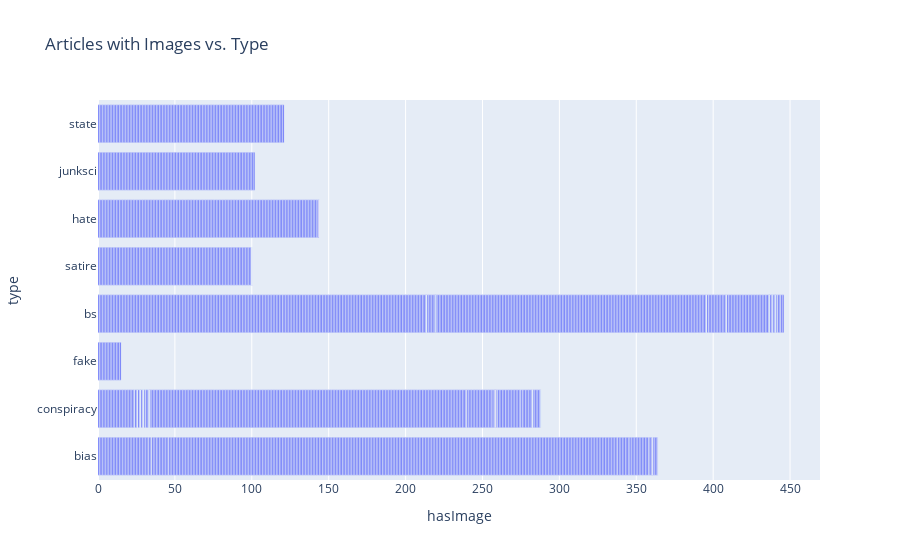

The notebook cell this image was saved under:
### Code cell
import pandas as pd
import matplotlib.pyplot as plt
import plotly.express as px
import seaborn as sns
from collections import Counter
from sklearn.feature_extraction.text import TfidfVectorizer, CountVectorizer
from sklearn.model_selection import train_test_split
from sklearn import metrics
from sklearn.ensemble import RandomForestClassifier, AdaBoostClassifier
from sklearn.tree import DecisionTreeClassifier
from IPython.core.display import HTML

# Load and clean data
df = pd.read_csv(r"E:\brain.project\Fake News Detection\news_articles.csv", encoding="latin", index_col=0)
df.dropna(inplace=True)

df['type'].replace({'Real': 0, 'Fake': 1}, inplace=True)
df['text_without_stopwords'].fillna('', inplace=True)

# Visualizing data distribution
df['type'].value_counts().plot.pie(figsize=(8, 8), autopct='%1.1f%%', startangle=75)
plt.title('Types of Articles')
plt.axis('off')
plt.show()

# WordCloud-like visualization using Counter and matplotlib
def generate_wordcloud(text):
    # Combine all text and split it into words
    all_text = ' '.join(text)
    words = all_text.split()

    # Count the frequency of each word
    word_counts = Counter(words)

    # Get the most common words (top 20 for readability)
    common_words = word_counts.most_common(20)

    # Plotting the word frequencies
    plt.figure(figsize=(10, 8))  # Adjusted figure size for better spacing
    plt.barh([item[0] for item in common_words], [item[1] for item in common_words])
    plt.title('Most Common Words')
    plt.xlabel('Frequency')
    plt.ylabel('Words')
    
    # Rotate y-axis labels for better readability
    plt.gca().invert_yaxis()
    plt.xticks(rotation=45)  # Rotate the x-axis labels if needed
    plt.tight_layout()  # Ensure the layout doesn't cut off any labels
    plt.show()

generate_wordcloud(df['text_without_stopwords'])

# Bar Plot Visualization
df['hasImage'].fillna('Unknown', inplace=True)
fig = px.bar(df, x='hasImage', y='type', title='Articles with Images vs. Type')
fig.show()

# Convert function for rendering images in HTML
def convert(path):
    return '<img src="'+ path + '" width="80">'

# Creating df_sources DataFrame with site_url, label, and main_img_url
df_sources = df[['site_url', 'label', 'main_img_url']]

# Selecting Real and Fake articles to display (you can adjust the indices as needed)
df_r = df_sources.loc[df['label'] == 'Real'].iloc[6:10, :]
df_f = df_sources.loc[df['label'] == 'Fake'].head(6)

# Clean HTML output for table with images
def create_html_table(df):
    # Create an HTML table with image tags rendered properly
    html_output = '<table border="1" style="border-collapse: collapse; width: 100%;">'
    html_output += '<thead><tr><th>Author</th><th>Site URL</th><th>Label</th><th>Image</th></tr></thead><tbody>'
    
    for idx, row in df.iterrows():
        author = row['site_url']
        label = row['label']
        img_tag = convert(row['main_img_url'])
        html_output += f'<tr><td>{author}</td><td>{row["site_url"]}</td><td>{label}</td><td>{img_tag}</td></tr>'
    
    html_output += '</tbody></table>'
    return html_output

# Generate HTML for Real articles
html_output_real = create_html_table(df_r)

# Save the HTML output to a file
with open('real_articles_table.html', 'w') as f:
    f.write(html_output_real)

# Optionally display the HTML within a Jupyter environment
# HTML(html_output_real)

# Model Training
df['source'] = df['site_url'].astype(str) + " " + df['text_without_stopwords']

# Model Training
y = df['type']
x = df['source']
x_train, x_test, y_train, y_test = train_test_split(x, y, test_size=0.3, random_state=42)

tfidf_vect = TfidfVectorizer(stop_words='english')
tfidf_train = tfidf_vect.fit_transform(x_train)
tfidf_test = tfidf_vect.transform(x_test)

# AdaBoost Classifier
adab = AdaBoostClassifier(DecisionTreeClassifier(max_depth=10), n_estimators=5, random_state=1)
adab.fit(tfidf_train, y_train)
y_pred_adab = adab.predict(tfidf_test)
print(f"AdaBoost Accuracy: {metrics.accuracy_score(y_test, y_pred_adab):.3f}")

# RandomForest Classifier
rfc = RandomForestClassifier(n_estimators=100, random_state=0)
rfc.fit(tfidf_train, y_train)
y_pred_rfc = rfc.predict(tfidf_test)
print(f"RandomForest Accuracy: {metrics.accuracy_score(y_test, y_pred_rfc):.3f}")

### Figure 1 — Plotly figure (JSON) as saved in the notebook; plotly's stock layout.template omitted (floating-point values rounded to 4 significant figures; data arrays with more than 128 entries replaced by an {"elided": "..."} marker saying what was removed)
{"data": [{"alignmentgroup": "True", "hovertemplate": "hasImage=%{x}<br>type=%{y}<extra></extra>", "legendgroup": "", "marker": {"color": "#636efa", "pattern": {"shape": ""}}, "name": "", "offsetgroup": "", "orientation": "h", "showlegend": false, "textposition": "auto", "type": "bar", "x": {"elided": "2045 int values"}, "xaxis": "x", "y": {"elided": "2045 str values"}, "yaxis": "y"}], "layout": {"barmode": "relative", "legend": {"tracegroupgap": 0}, "title": {"text": "Articles with Images vs. Type"}, "xaxis": {"anchor": "y", "domain": [0, 1], "title": {"text": "hasImage"}}, "yaxis": {"anchor": "x", "domain": [0, 1], "title": {"text": "type"}}}}
